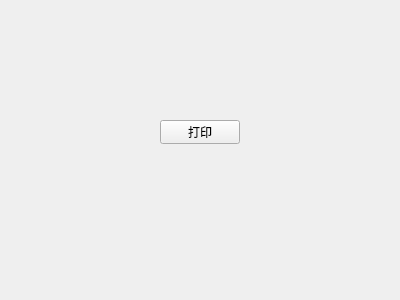
<?xml version="1.0" encoding="UTF-8"?>
<ui version="4.0">
 <class>WidgetDll</class>
 <widget class="QWidget" name="WidgetDll">
  <property name="geometry">
   <rect>
    <x>0</x>
    <y>0</y>
    <width>400</width>
    <height>300</height>
   </rect>
  </property>
  <property name="windowTitle">
   <string>Form</string>
  </property>
  <widget class="QPushButton" name="pushButton">
   <property name="geometry">
    <rect>
     <x>160</x>
     <y>120</y>
     <width>80</width>
     <height>24</height>
    </rect>
   </property>
   <property name="text">
    <string>打印</string>
   </property>
  </widget>
 </widget>
 <resources/>
 <connections/>
</ui>
